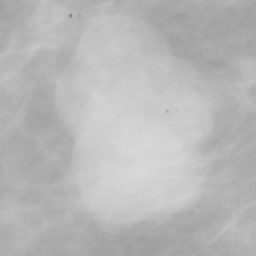
#> input picture original.png, 128 x 128 px (shown 2 times larger)
$ jupyter execute driver.ipynb   (older library calls are emulated)
#> lines starting #> are read from the running program, lines starting #| are printed output that depends on the picture; long printed decimals are rounded
### utility.py
import numpy as np

'''
    References:
    ----------
        [1] R.M. Haralick, K. Shanmugam, and I. Dinstein, "Textural features for
           image classification", IEEE Transactions on Systems, Man, and
           Cybernetics, vol. SMC-3, no. 6, pp. 610-621, Nov. 1973.
           https://doi.org/10.1109/TSMC.1973.4309314
'''


def glcm_neighbour(x1, y1, d, angle):
    '''
    get neoighbour location based on distance and angle
    '''
    x2 = x1
    y2 = y1
    if angle == 0:
        y2 = y1 + d
    elif angle == 45:
        x2 = x1 - d
        y2 = y1 + d
    elif angle == 90:
        x2 = x1 - d
    elif angle == 135:
        x2 = x1 - d
        y2 = y1 - d

    return x2, y2

def construct_glcm(img, gray_levels, d, theta, symmetric=False, normalized=False):
    '''
    construct glcm base on
        gray_levels: for grayscale image it will be 256
        d: distance, example: 1, 2, 5
        theta: angle, example: 0, 45, 90
        symmetric: meaning if the result will be symmetic
        normalized: meaning if the result needs to be normalized

        returns glcm
    '''
    glcm = np.zeros(shape=(gray_levels,gray_levels), dtype="uint8")
    rows, cols = img.shape
    img_pad = np.pad(img, pad_width=d, mode='constant', constant_values=-1).astype(np.int8)
    for x in range(rows):
        for y in range(cols):
            x1 = x + d
            y1 = y + d
            x2, y2 = glcm_neighbour(x1, y1, d, theta)
            if img_pad[x2, y2] != -1:
                glcm[img_pad[x1, y1], img_pad[x2, y2]] += 1
    if symmetric:
        glcm = glcm + glcm.T
    if normalized:
        total_freq = np.sum(glcm)
        glcm = glcm / total_freq
    return glcm

def sum(glcm):
    '''
    sum over x or y axis
    '''
    Sx = np.sum(glcm, axis=0)
    Sy = np.sum(glcm, axis=1)
    return Sx, Sy

def mean(glcm):
    '''
    mean over x or y axis
    '''
    l = glcm.shape[0]
    Sx, Sy = sum(glcm)

    add_res = 0
    for i in range(l):
        add_res += Sx[i] * (i)
    Ux = add_res

    add_res = 0
    for i in range(l):
        add_res += Sy[i] * (i)
    Uy = add_res

    return Ux, Uy

def sigma(glcm):
    '''
    standard deviation over x or y axis
    '''
    l = glcm.shape[0]

    Sx, Sy = sum(glcm)
    Ux, Uy = mean(glcm)

    add_res = 0
    for i in range(l):
        add_res += Sx[i] * ((i - Ux) ** 2)
    SiGx = np.sqrt(add_res)

    add_res = 0
    for i in range(l):
        add_res += Sy[i] * ((i - Uy) ** 2)
    SiGy = np.sqrt(add_res)

    return SiGx, SiGy


def energy(glcm):
    return np.sum(glcm**2)

def contrast(glcm):
    _contrast = 0.0
    lx, ly = glcm.shape
    for i in range(lx):
        for j in range(ly):
            _contrast += (i - j) ** 2 * glcm[i,j]
    return _contrast

def correlation(glcm):
    _correlation = 0.0
    lx, ly = glcm.shape
    Ux, Uy = mean(glcm)
    SiGx, SiGy = sigma(glcm)
    for i in range(lx):
        for j in range(ly):
            _correlation += (i - Ux) * (j - Uy) * glcm[i,j]
    return _correlation / (SiGx * SiGy)

def entropy(glcm):
    _entropy = 0.0
    lx, ly = glcm.shape
    epsilon = np.finfo(float).eps
    for i in range(lx):
        for j in range(ly):
            _entropy +=  glcm[i,j] * np.log(epsilon if glcm[i,j] == 0 else glcm[i,j])
    return -_entropy

def IDM(glcm):
    _idm = 0.0
    lx, ly = glcm.shape
    for i in range(lx):
        for j in range(ly):
            _idm +=  glcm[i,j] / (1 + (i - j) ** 2)
    return _idm

### driver.ipynb
## Driver file to show-case GLCM(Gray Level Co-occurance Matrix) functions written in utility.py
These functions are defined in utility
- **construct_glcm**
    - Used to generate glcm from image
        - Params list:
          - img: image or matrix to construct glcm from
          - gray_levels: for grayscale image it will be 256
          - d: distance, example: 1, 2, 5
          - theta: angle, example: 0, 45, 90
          - symmetric: meaning if the result will be symmetic
          - normalized: meaning if the result needs to be normalized
- Feature utility functions
    - **energy**: To compute energy
    - **contrast**: To compute contrast
    - **correlation**: To calculate correlation
    - **entropy**: To calculate entropy
    - **IDM**: To calculate homogenity
    - **mean**, **sigma**, **sum**: Good ol' statistical features

 **Note:** Most of Feature functions take glcm as single argument

[cell 1]
import numpy as np
import imageio.v3 as io
import matplotlib.pyplot as plt

[cell 2]
from utility import construct_glcm, energy, contrast, correlation, entropy, IDM, mean, sigma, sum

[cell 3]
from skimage.feature import graycomatrix, graycoprops

#### This matrix is taken from the lecture slides

[cell 4]
slides_matrix = np.array([[0,0,1,1], [0,0,1,1],[0,2,2,2],[2,2,3,3]])

[cell 5]
glcm = construct_glcm(slides_matrix, 4, 1, 0, symmetric=True, normalized=True)

### Find features using our own implemented functions

[cell 6]
print("Energy: ", energy(glcm), "\nIDM: ", IDM(glcm), "\nCorrelation: ", correlation(glcm), "\nContrast: ", contrast(glcm), "\nEntropy: ", entropy(glcm) )

### Find features using standard sklearn functions

[cell 7]
glcm_sk = graycomatrix(
        slides_matrix, distances=[1], angles=[0], levels=256, symmetric=True, normed=True
    )
print("Energy: ", graycoprops(glcm_sk, 'energy'), " (sklearn implements a slightly different definition of energy)\nIDM: ", graycoprops(glcm_sk, 'homogeneity'), "\nCorrelation: ", graycoprops(glcm_sk, 'correlation'), "\nContrast: ", graycoprops(glcm_sk, 'contrast'))

### Perform on original.png image and find features

[cell 8]
# try it on original.png image
img = io.imread("original.png")
#> img is the input picture: shape (128, 128); min 134, max 217, mean 183.9
glcm_img = construct_glcm(img, 256, 1, 0, symmetric=True, normalized=True)
#> call 2 of construct_glcm, with gray_levels = 256, d = 1, theta = 0, symmetric = True, normalized = True
#> in construct_glcm (call 2), `img_pad = np.pad(img, pad_width=d, mode='constant', constant_values=-1..`:
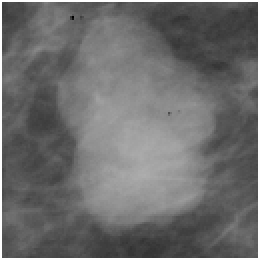
#> img_pad: shape (130, 130) int8 (shown 2 times larger); min -122, max -1, mean -69.97; drawn with min black and max white
#> after the loop in construct_glcm (call 2), `for x in range(rows):`:
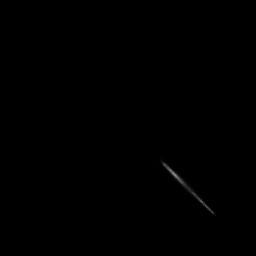
#> glcm: shape (256, 256); min 0, max 140, mean 0.2

plt.figure(figsize=(12, 6))

# First image
plt.subplot(1, 2, 1)
plt.imshow(img, cmap='gray')
plt.title("Image")
plt.axis('off')

# Second image
plt.subplot(1, 2, 2)
plt.imshow(glcm_img, cmap='gray')
plt.title("GLCM Image")
plt.axis('off')

plt.show()
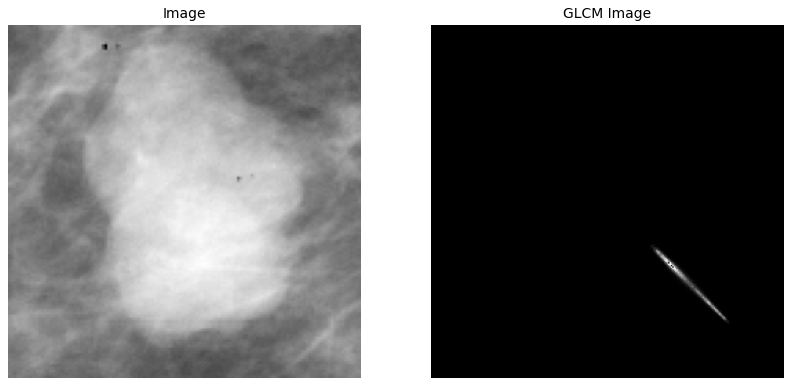
#> figure drawn by matplotlib, 2 panels

[cell 9]
print("Energy: ", energy(glcm_img), "\nIDM: ", IDM(glcm_img), "\nCorrelation: ", correlation(glcm_img), "\nContrast: ", contrast(glcm_img), "\nEntropy: ", entropy(glcm_img) )
#| Energy:  0.003662
#| IDM:  0.4908
#| Correlation:  0.9905
#| Contrast:  3.780
#| Entropy:  5.854
